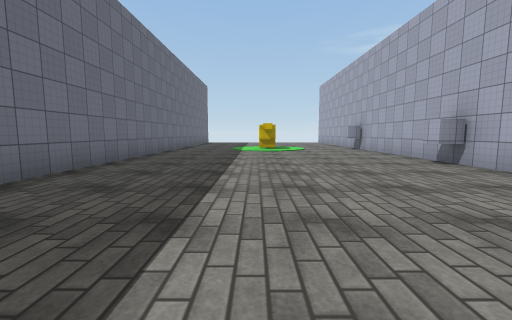
view 1 (above)

14 first-person views from a walk through a scene from a Unity 3-D project. The camera is 1.3 m above the floor, tilts 6° down and sees 90° across. The floor is counted in squares, 2 m on a side. Each view is taken from the middle of a square. On the plan, view 1 faces up. The plan holds only what a view shows up to about 9 squares ahead; the rest is blank. The player character is not drawn. Surface patterns are stand-ins for the level's own textures.

view 2
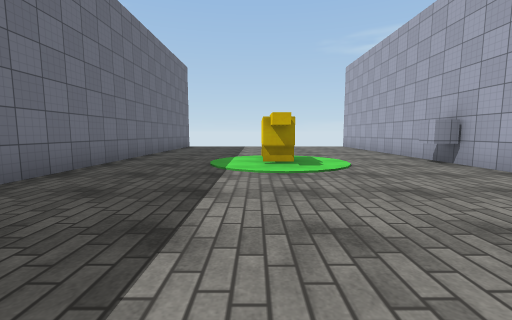

view 3
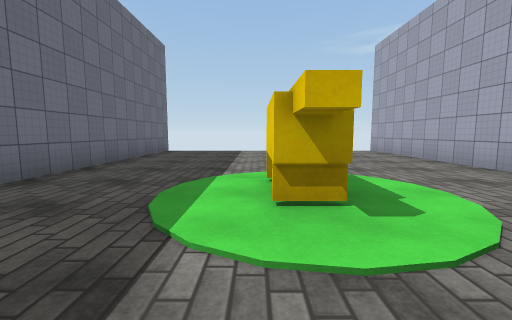

view 4
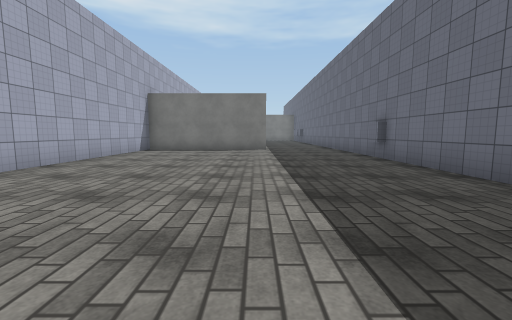

view 5
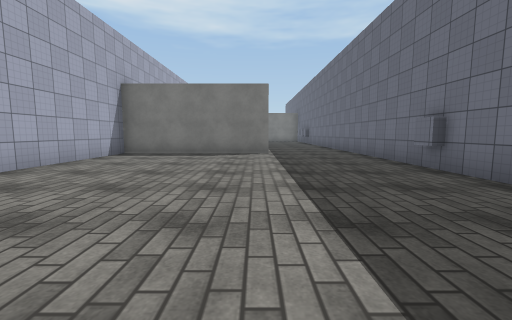

view 6
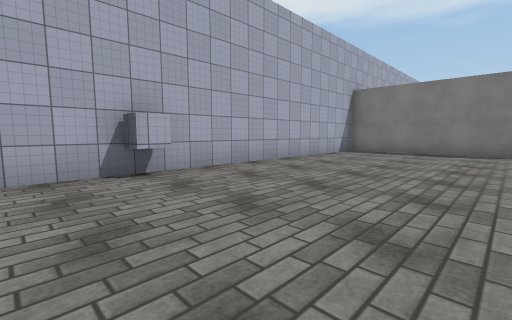

view 7
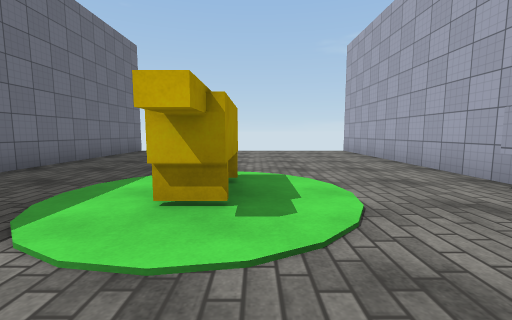

view 8
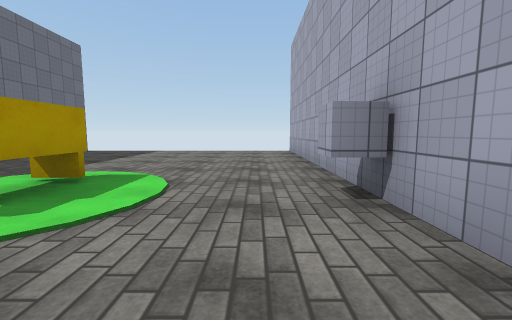

view 9
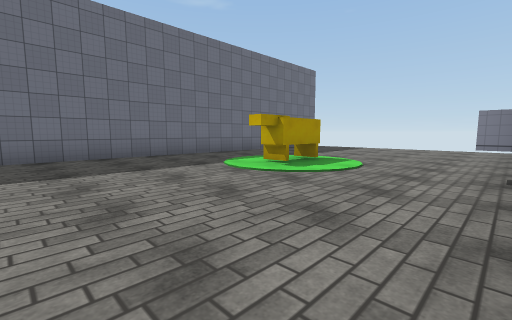

view 10
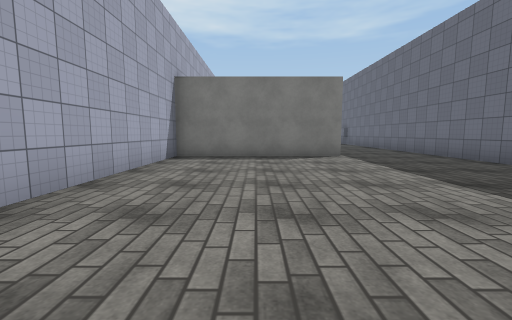

view 11
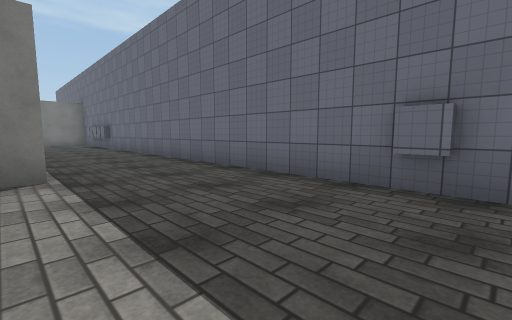

view 12
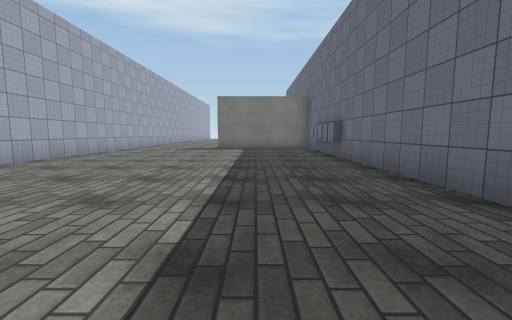

view 13
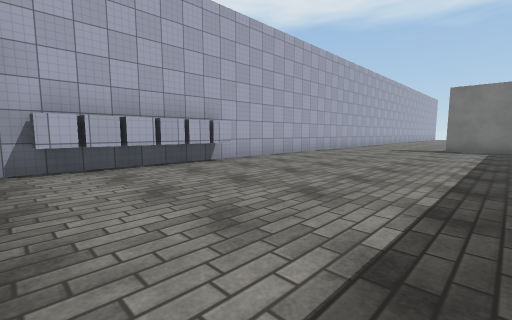

view 14
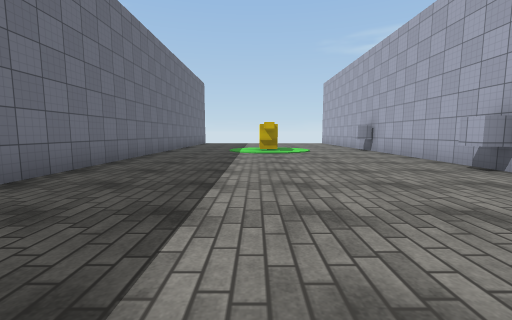

### Floor plan
Points are (right, up) in squares from view 1. A wall is a line through its corners. A room is listed if a view was taken in it or the views show most of it. See-through windows are left out.
Room 1 (views 1, 2, 3, 4, 5, 6, 7, 8, 9, 10, 11, 14)
walls: (4.2, 10.3) (3.7, 10.3) (3.7, 10.9); (4.2, 5.2) (3.7, 5.2) (3.7, 5.7) (4.2, 5.7); (-3, 1.6) (-3, 1); (-3.2, 17.1) (-3.2, -2.5); (-0.5, -2.3) (4.2, -2.3) (4.2, 17.1)
ways out: opening at (-2, -2) to room 2
objects: other object (0, 10) to (1, 11)
Room 2 (views 12, 13)
walls: (-1, -14.1) (0.8, -14.1); (4.2, -12.1) (4.2, -2.9); (-3, -9.8) (-3, -12); (3.7, -6.9) (3.7, -3.4) (4.2, -3.4); (3.6, -4) (4.2, -4); (-3.2, -2.5) (-3.2, -12)
ways out: opening at (-2, -2) to room 1

Positions as (right, up) in squares from view 1, and headings:
1: (0, 0), facing up
2: (0, 5), facing up
3: (0, 8), facing up
4: (0, 8), facing down
5: (0, 6), facing down
6: (0, 7), facing down-right
7: (1, 8), facing up
8: (3, 8), facing up
9: (4, 6), facing up-left
10: (2, 5), facing down
11: (0, 2), facing down-left
12: (-1, -3), facing down
13: (-1, -3), facing down-right
14: (0, 1), facing up
